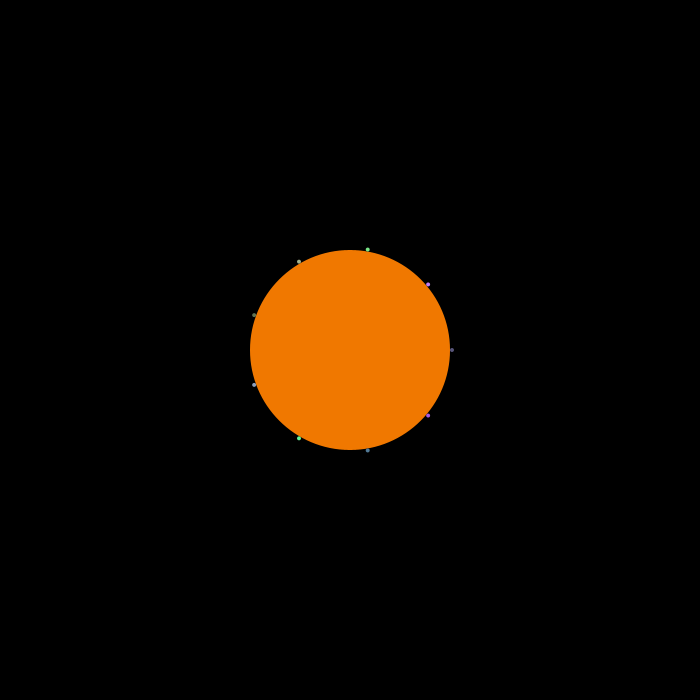
Frame 1 (no input)
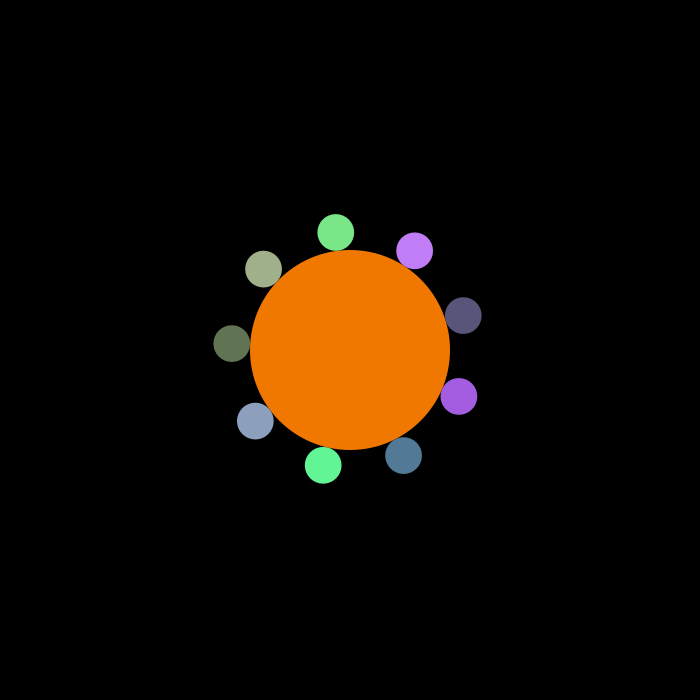
Frame 60 (the mouse pressed at the canvas centre just before this capture)
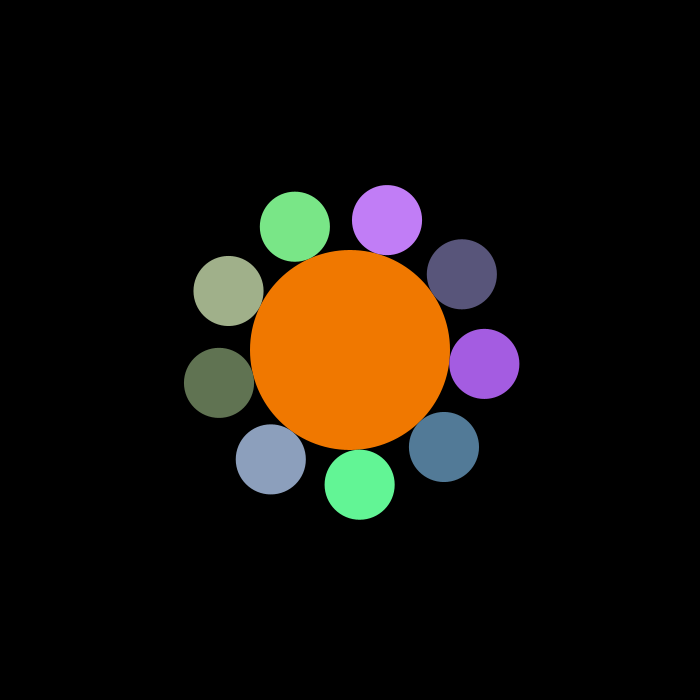
Frame 120 (the mouse held since frame 60 and released just before this capture)

The Processing sketch that drew these frames (run headless with seeded random() and noise(); from frame 60 on, the mouse is pressed at the canvas centre):

// Processing sketch: Circle_Surrounded_By_Circles
// ── Circle_Surrounded_By_Circles.pde
int n = 9;
float R = 100;
float rotationSpeed = 0.005; 

float startAngle = 0;
float rMax, r, s, deltaTheta;
color[] myCol;


void setup() {
  background(0);
  noStroke();
  size(700, 700);
  reset();
}


void reset() {
  myCol = new color[n];

  deltaTheta = TWO_PI/n;
  s = sin(PI/n);
  //R = 0.5*width*(1-s)/(1+s);
  rMax = R*s/(1-s);
  print(R, rMax);

  for (int i=0; i < n; i++) {
    myCol[i] = color( random(80, 255), random(80, 255), random(80, 255) );
  }

  r = 2;
}


void draw() {
  background(0);
  fill(240, 120, 0);
  circle(width/2, height/2, 2*R);
  float x, y, currAngle;
  
  currAngle = startAngle;

  for (int i=0; i < myCol.length; i++) {
    fill( myCol[i] );
    currAngle += deltaTheta;
    x = width/2 + (R+r)*cos(currAngle);
    y = height/2 - (R+r)*sin(currAngle);

    circle(x, y, 2*r);
  }

  startAngle += rotationSpeed;

  if ( r < rMax ) {
    r += 2.5/n;
  }
}

// ── Keyboard_Stuff.pde
void keyPressed() {    
  if ( keyCode == RIGHT ) {        
    n++;         
    reset();
  } 
  
  else if ( keyCode == LEFT ) {        
    n--;         
    reset();
  }
  
  else {        
    try {            
      n = int(str(key));            
      noLoop();            
      reset();            
      loop();
    }            
    catch(Exception e) {
    }
  }
}
